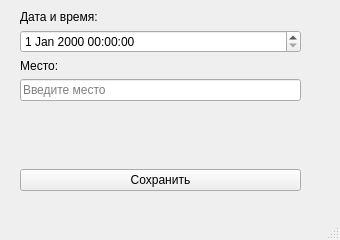
<?xml version="1.0" encoding="UTF-8"?>
<ui version="4.0">
 <class>EditPlace</class>
 <widget class="QMainWindow" name="EditPlace">
  <property name="windowModality">
   <enum>Qt::WindowModal</enum>
  </property>
  <property name="geometry">
   <rect>
    <x>0</x>
    <y>0</y>
    <width>340</width>
    <height>240</height>
   </rect>
  </property>
  <property name="maximumSize">
   <size>
    <width>16777215</width>
    <height>240</height>
   </size>
  </property>
  <property name="windowTitle">
   <string>Изменение места</string>
  </property>
  <property name="windowIcon">
   <iconset resource="resource.qrc">
    <normaloff>:/icon/icon.ico</normaloff>:/icon/icon.ico</iconset>
  </property>
  <widget class="QWidget" name="centralwidget">
   <widget class="QWidget" name="verticalLayoutWidget">
    <property name="geometry">
     <rect>
      <x>20</x>
      <y>10</y>
      <width>281</width>
      <height>181</height>
     </rect>
    </property>
    <layout class="QVBoxLayout" name="verticalLayout">
     <item>
      <widget class="QLabel" name="label">
       <property name="text">
        <string>Дата и время:</string>
       </property>
      </widget>
     </item>
     <item>
      <widget class="QDateTimeEdit" name="dateTimeEdit"/>
     </item>
     <item>
      <widget class="QLabel" name="label_2">
       <property name="text">
        <string>Место:</string>
       </property>
      </widget>
     </item>
     <item>
      <widget class="QLineEdit" name="place_lineEdit">
       <property name="placeholderText">
        <string>Введите место</string>
       </property>
      </widget>
     </item>
     <item>
      <spacer name="verticalSpacer">
       <property name="orientation">
        <enum>Qt::Vertical</enum>
       </property>
       <property name="sizeHint" stdset="0">
        <size>
         <width>20</width>
         <height>40</height>
        </size>
       </property>
      </spacer>
     </item>
     <item>
      <widget class="QPushButton" name="save_pushButton">
       <property name="text">
        <string>Сохранить</string>
       </property>
      </widget>
     </item>
    </layout>
   </widget>
  </widget>
  <widget class="QMenuBar" name="menubar">
   <property name="geometry">
    <rect>
     <x>0</x>
     <y>0</y>
     <width>340</width>
     <height>21</height>
    </rect>
   </property>
  </widget>
  <widget class="QStatusBar" name="statusbar"/>
 </widget>
 <resources>
  <include location="resource.qrc"/>
 </resources>
 <connections/>
</ui>
